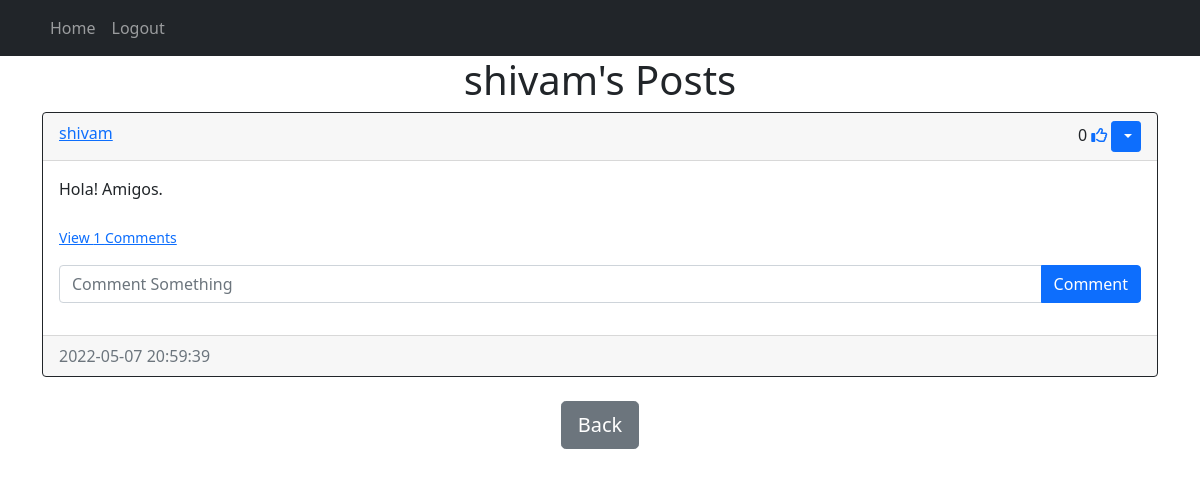
/posts/shivam (signed in), run on the app's committed database.
### models.py (models this page shows)
class User(db.Model, UserMixin):
    id = db.Column(db.Integer, primary_key=True)
    email = db.Column(db.String(150), unique=True)
    username = db.Column(db.String(150), unique=True)
    password = db.Column(db.String(150))
    date_created = db.Column(db.DateTime(timezone=True), default=func.now())
    posts = db.relationship('Post', backref='user', passive_deletes=True)
    comments = db.relationship('Comment', backref='user', passive_deletes=True)
    likes = db.relationship('Like', backref='user', passive_deletes=True)

class Post(db.Model):
    id = db.Column(db.Integer, primary_key=True)
    text = db.Column(db.Text, nullable=False)
    date_created = db.Column(db.DateTime(timezone=True), default=func.now())
    author = db.Column(db.Integer, db.ForeignKey('user.id', ondelete="CASCADE"), nullable=False)
    comments = db.relationship('Comment', backref='post', passive_deletes=True)
    likes = db.relationship('Like', backref='post', passive_deletes=True)

### views.py (the view)
@views.route("/posts/<username>")
@login_required
def posts(username):
    user = User.query.filter_by(username=username).first()
    if not user:
        flash('No user with that username exists.', category='error')
        return redirect(url_for('views.home'))
    posts = user.posts
    return render_template("posts.html", user=current_user, posts=posts, username=username)

### __init__.py (called while the page is built)
def create_app():
    app = Flask(__name__)
    app.config['SECRET_KEY'] = "helloworld"
    app.config['SQLALCHEMY_DATABASE_URI'] = f'sqlite:///{DB_NAME}'
    db.init_app(app)
    from .views import views
    from .auth import auth
    app.register_blueprint(views, url_prefix="/")
    app.register_blueprint(auth, url_prefix="/")
    from .models import User, Post, Comment, Like
    create_database(app)
    login_manager = LoginManager()
    login_manager.login_view = "auth.login"
    login_manager.init_app(app)
    @login_manager.user_loader
    def load_user(id):
        return User.query.get(int(id))
    return app

### templates/posts.html (shortened to what this page needs)
{% extends "posts_div.html" %}
{% block header %} {{username}}'s Posts {% endblock %}
{% block footer %}
    <div align="center">
        <a href="/home"><button type="button" class="btn btn-secondary btn-lg">Back</button></a>
    </div>
{% endblock %}

### templates/posts_div.html (shortened to what this page needs)
{% extends "base.html" %}
{% block content %}
<h1 align="center">{% block header %} Posts {% endblock %}</h1>
<div id="posts">
    {% for post in posts %}
    <div class="card border-dark">
        <div class="card-header d-flex justify-content-between align-item-center">
            <a href="/posts/{{post.user.username}}">{{post.user.username}}</a>
                <div>
                    {{ post.likes|length }}
                    {% if user.id in post.likes|map(attribute="author")|list %}
                        <a href="/like-post/{{post.id}}"><i class="fas fa-thumbs-up"></i></a>
                    {% else %}
                    <a href="/like-post/{{post.id}}"><i class="far fa-thumbs-up"></i></a>
                    {% endif %}
                    {% if user.id == post.author %}
                        <div class="btn-group">
                            <button type="button" class="btn btn-sm btn-primary dropdown-toggle" data-bs-toggle="dropdown">
                            </button>
                        </div>
                    {% endif %}
                </div>
        </div>
        <div class="card-body">
            <div class="card-text"> {{ post.text }} </div>
            <br />
            <p class="card-text">
                {% if post.comments|length > 0 %}
                <a data-bs-toggle="collapse" href="#comments-{{post.id}}" role="button">
                    <small>View {{post.comments|length}} Comments</small>
                </a>
                {% else %}
                    <small class="text-muted">No Comments</small>
                {% endif %}
            </p>
            <form class="input-group mb-3" method="POST" action="/create-comment/{{ post.id }}">
                <input type="text" id="text" name="text" class="form-control" placeholder="Comment Something" />
                <button type="submit" class="btn btn-primary">Comment</button>
            </form>
        </div>
        <div class="card-footer text-muted">
            {{ post.date_created }}
        </div>
    </div>
    <br />
    {% endfor %}
</div>
{% block footer %}{% endblock %}
{% endblock %}

### data on the page
User: username "shivam"
Post: user.username "shivam", likes|length "0", text "Hola! Amigos.", comments|length "1", date_created "2022-05-07 20:59:39"
